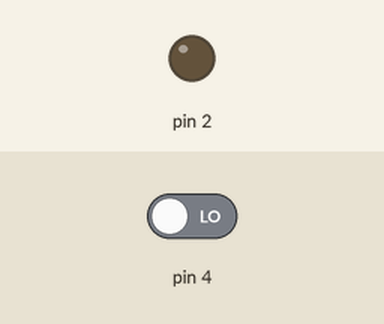
This sketch was run on a simulated Arduino Uno, built with avr-gcc and run on an emulated ATmega328P. Parts: output pins drawn as LEDs (lit = HIGH). The test bench sets the inputs (shaded band); at power-on: pin 4 LOW.

Above: at 1.2 s.
1.3 s: pin 4 driven HIGH
At 1.9 s:
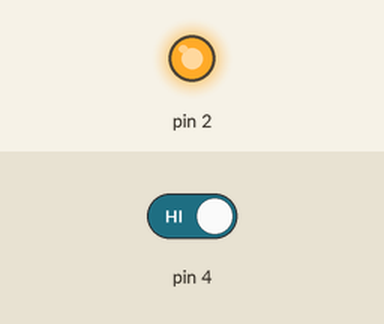
2.8 s: pin 4 driven LOW
At 3.1 s:
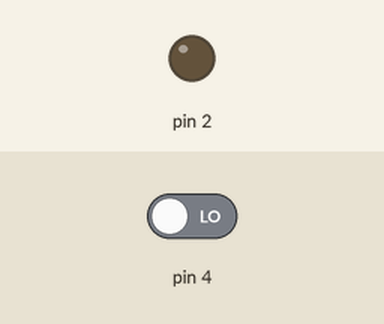
Timing chart, 0 to 5.8 s (numbered marks = the images above; inputs shaded):
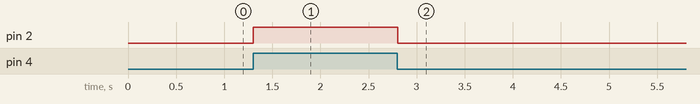

Measured:
- after the input at 1.3 s, pin 2: LOW → HIGH at once
- after the input at 2.8 s, pin 2: HIGH → LOW at once

The sketch:

codigo.ino
```cpp
// C++ code
//
// C++ code
//
void setup()
{
  pinMode(2, OUTPUT);
  pinMode(4, INPUT);
}

int var;
void loop()
{

    var = digitalRead(4);
  if(var){
  digitalWrite(2, HIGH);
  }else{
  digitalWrite(2, LOW);
  }
  delay(10);
}
```
